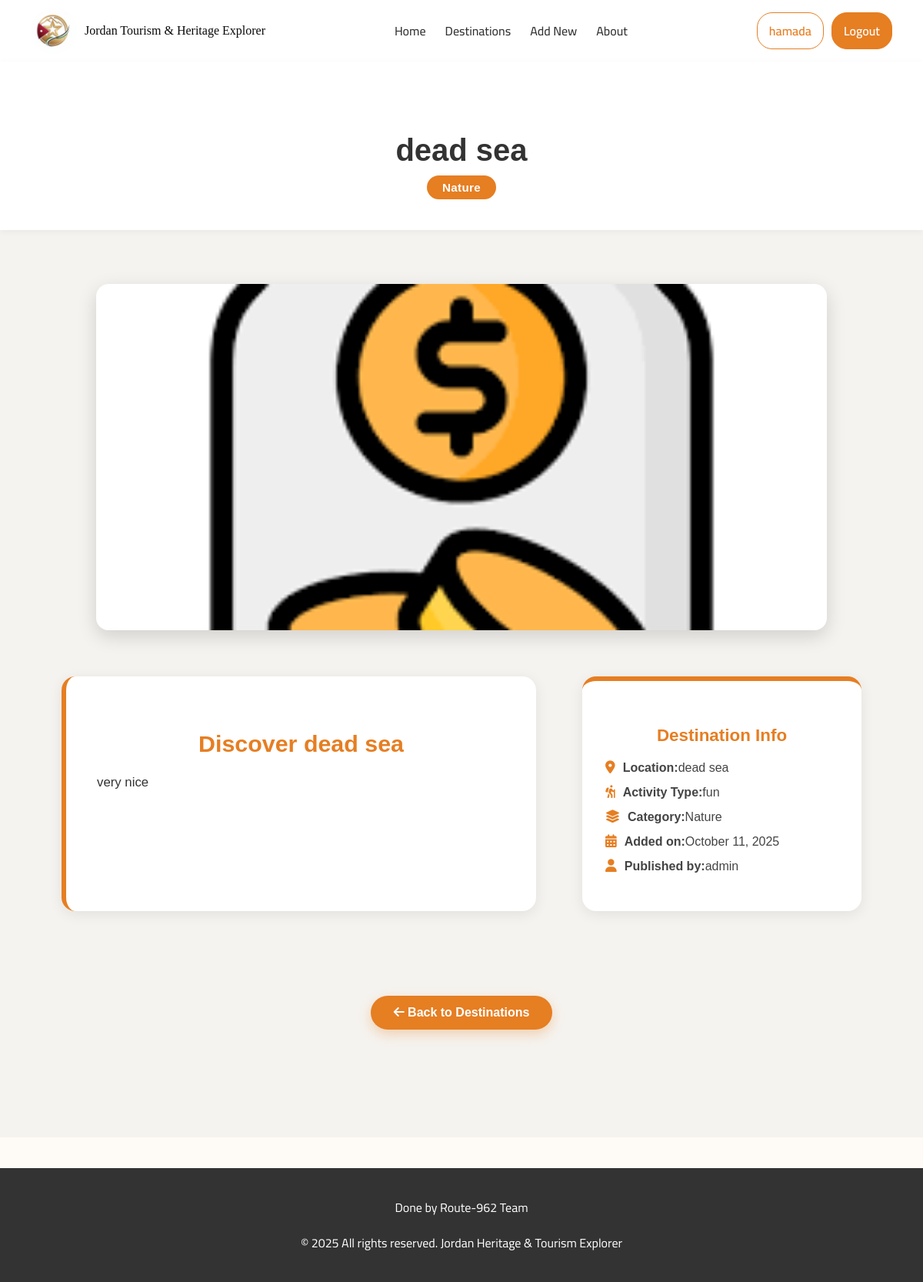
/destinations/2/ (signed in), run on the app's committed database.
### main_app/models.py (models this page shows, shortened)
class Destination(models.Model):
    category_choice = [
        ('historical','Historical'),
        ('nature', 'Nature'),
        ('adventure', 'Adventure'),
    ]
    status_choice = [
        ('pending','Pending'),
        ('approved','Approved'),
        ('declined','Declined'),
    ]
    name = models.CharField(max_length=200)
    description = models.TextField()
    category= models.CharField(max_length=20, choices=category_choice)
    location = models.CharField(max_length=100)
    activity_type = models.CharField(max_length=100)
    image = models.ImageField(upload_to = 'destinations/')
    created_at = models.DateTimeField(auto_now_add= True)
    created_by = models.ForeignKey(User, on_delete=models.SET_NULL, null=True, related_name='created_des')
    status = models.CharField(max_length=10, choices=status_choice, default='pending')

### main_app/views.py (the view)
# urls.py: path('destinations/<int:pk>/', views.destination_detail, name='destination_detail'),
@login_required
def destination_detail(request, pk):
    destination = get_object_or_404(Destination, pk=pk)
    destination = get_object_or_404(Destination, pk=pk)
    return render(request, 'destinations/detail.html',{'destination': destination})

### main_app/templates/destinations/detail.html (shortened to what this page needs)
{% extends 'base.html' %}
{% load static %}
{% block content %}
<link rel="stylesheet" href="{% static 'css/destinations.css' %}">
<section class="destination-detail-section">
  <div class="destination-header">
    <h1>{{ destination.name }}</h1>
    <span class="category-tag">{{ destination.get_category_display }}</span>
  </div>
  <div class="destination-content">
    <div class="destination-image">
      <img src="{{ destination.image.url }}" alt="{{ destination.name }}">
    </div>
    <div class="destination-body">
      <div class="destination-story">
        <h2>Discover {{ destination.name }}</h2>
        <p>{{ destination.description }}</p>
      </div>
      <div class="destination-info-card">
        <h3>Destination Info</h3>
        <ul>
          <li><i class="fa-solid fa-location-dot"></i><strong>Location:</strong> {{ destination.location }}</li>
          <li><i class="fa-solid fa-person-hiking"></i><strong>Activity Type:</strong> {{ destination.activity_type }}</li>
          <li><i class="fa-solid fa-layer-group"></i><strong>Category:</strong> {{ destination.get_category_display }}</li>
          <li><i class="fa-solid fa-calendar-days"></i><strong>Added on:</strong> {{ destination.created_at|date:"F d, Y" }}</li>
          <li><i class="fa-solid fa-user"></i><strong>Published by:</strong> {{ destination.created_by.username }}</li>
        </ul>
      </div>
    </div>
    <div class="back-button-container">
      <a href="{% url 'destination_list' %}" class="back-btn">
        <i class="fa-solid fa-arrow-left"></i> Back to Destinations
      </a>
    </div>
  </div>
</section>
{% endblock %}

### main_app/templates/base.html (shortened to what this page needs)
{% load static %}
<!DOCTYPE html>
<html lang="en" dir="LTR">
<head>
    <link rel="stylesheet" href="https://cdnjs.cloudflare.com/ajax/libs/font-awesome/6.5.0/css/all.min.css">
    <link rel="stylesheet" href="{% static 'css/base.css' %}">
</head>
<body>
    <header class="navbar-container">
  <div class="navbar">
    <div class="logo">
      <img src="{% static 'images/logo.png' %}" alt="Jordan Logo">
      <div class="logo-text">
        Jordan Tourism & Heritage Explorer
      </div>
    </div>
    <nav class="nav-links" id="nav-links">
      <a href="{% url 'home' %}" class="active">Home</a>
      <a href="{% url 'destination_list' %}">Destinations</a>
      {% if user.is_authenticated %}
        <a href="{% url 'add_destination' %}">Add New</a>
      {% endif %}
      <a href="{% url 'about' %}">About</a>
    </nav>
    <div class="search-login">
      {% if user.is_authenticated %}
        <a href="{% url 'user_dashboard' user.id %}" class="btn-auth login">{{ user.username }}</a>
        <form method="post" action="{% url 'logout' %}" class="logout-form">
          <button type="submit" class="btn-auth signup logout-button">Logout</button>
        </form>
      {% else %}
        <a href="{% url 'login' %}" class="btn-auth login">Login</a>
        <a href="{% url 'signup' %}" class="btn-auth signup">Sign Up</a>
      {% endif %}
    </div>
  </div>
</header>
    <main>
        {% block content %}{% endblock %}
    </main>
    <footer>
        <p> Done by Route-962 Team </p>
        <p>© 2025 All rights reserved. Jordan Heritage & Tourism Explorer</p>
    </footer>
</body>
</html>

### main_app/static/css/base.css (style rules this page uses)
body { margin: 0; font-family: 'Cairo', sans-serif; background-color: #FEFBF7; color: #333; text-align: center; }
.navbar-container { background-color: #FFFFFF; box-shadow: 0 2px 6px rgba(0,0,0,0.1); width: 100%; }
.navbar { display: flex; justify-content: space-between; align-items: center; padding: 10px 40px; max-width: 1400px; margin: 0 auto; direction: ltr; }
.logo { display: flex; align-items: center; gap: 10px; order: -1; margin-left: auto; }
.logo img { width: 60px; height: auto; border-radius: 50%; object-fit: cover; }
.logo-text { font-family: Georgia, 'Times New Roman', Times, serif; color: #0A0A09; font-weight: 150; line-height: 1; white-space: nowrap; }
.nav-links { display: flex; gap: 25px; justify-content: center; flex-grow: 1; order: 0; direction: ltr; }
.nav-links a { text-decoration: none; color: #333; font-weight: 500; padding: 5px 0; transition: color 0.3s ease; }
.search-login { display: flex; gap: 10px; align-items: center; order: 1; margin-right: auto; }
.btn-auth { padding: 8px 15px; border-radius: 20px; text-decoration: none; font-weight: 600; transition: background-color 0.3s ease, color 0.3s ease; display: inline-block; }
.btn-auth.login { border: 1px solid #E67E22; color: #E67E22; background-color: transparent; }
.btn-auth.signup { background-color: #E67E22; color: white; border: 1px solid #E67E22; }
.logout-form { margin: 0; display: inline-block; }
.logout-button { border: none; cursor: pointer; padding: 8px 15px; border-radius: 20px; font-weight: 600; background-color: #E67E22; color: white; font-family: inherit; font-size: inherit; transition: background-color 0.3s ease, color 0.3s ease; display: inline-block; }
footer { background-color: #333; color: white; text-align: center; padding: 20px 0; margin-top: 40px; direction: ltr; }

### main_app/static/css/destinations.css (style rules this page uses)
.destination-detail-section { background-color: #f5f3ef; padding-bottom: 70px; font-family: 'Poppins', sans-serif; }
.destination-header { background: #fff; text-align: center; padding: 60px 20px 40px; box-shadow: 0 2px 8px rgba(0,0,0,0.05); }
.destination-header h1 { font-size: 2.5rem; font-weight: 700; color: #333; margin-bottom: 10px; }
.destination-header .category-tag { background-color: #e67e22; color: #fff; padding: 7px 20px; border-radius: 25px; font-weight: 600; font-size: 0.95rem; display: inline-block; letter-spacing: 0.3px; }
.destination-content { padding: 70px 80px; display: flex; flex-direction: column; align-items: center; gap: 60px; }
.destination-image { width: 100%; max-width: 950px; height: 450px; border-radius: 16px; overflow: hidden; box-shadow: 0 8px 25px rgba(0,0,0,0.15); background: #eaeaea; display: flex; align-items: center; justify-content: center; }
.destination-image img { width: 100%; height: 100%; object-fit: cover; transition: transform 0.4s ease, filter 0.4s ease; }
.destination-body { display: grid; grid-template-columns: 1.7fr 1fr; gap: 60px; width: 100%; max-width: 1100px; }
.destination-story { background: #fff; padding: 45px 40px; border-radius: 18px; box-shadow: 0 4px 18px rgba(0,0,0,0.08); border-left: 6px solid #e67e22; }
.destination-story h2 { color: #e67e22; font-size: 1.9rem; font-weight: 700; margin-bottom: 18px; }
.destination-story p { color: #333; font-size: 1.05rem; line-height: 1.8; text-align: justify; }
.destination-info-card { background: #fff; border-radius: 18px; box-shadow: 0 4px 18px rgba(0,0,0,0.08); padding: 35px 30px; height: fit-content; border-top: 6px solid #e67e22; }
.destination-info-card h3 { color: #e67e22; font-size: 1.4rem; font-weight: 700; margin-bottom: 20px; text-align: center; }
.destination-info-card ul { list-style: none; padding: 0; margin: 0; }
.destination-info-card li { margin-bottom: 14px; font-size: 1rem; color: #444; display: flex; align-items: center; }
.destination-info-card li i { color: #e67e22; margin-right: 10px; font-size: 1.05rem; }
.back-button-container { margin-top: 50px; text-align: center; }
.back-btn { display: inline-block; background-color: #e67e22; color: #fff; padding: 13px 30px; border-radius: 30px; text-decoration: none; font-weight: 600; transition: all 0.3s; box-shadow: 0 6px 16px rgba(230,126,34,0.3); }

### data on the page
Destination: name "dead sea", category "Nature", image (picture), description "very nice", location "dead sea", activity_type "fun", created_at "October 11, 2025", created_by.username "admin"

### other printed values
{{ user.username }} "hamada"
